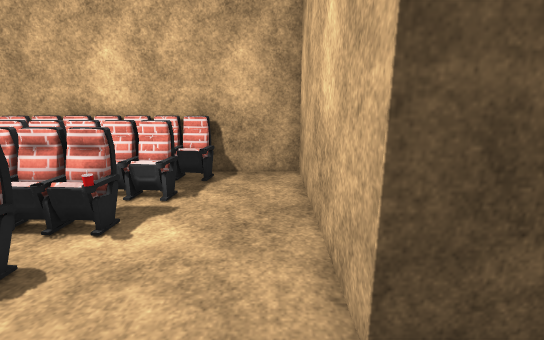
view 1 (above)

12 first-person views from a walk through a scene from a Unity 3-D project. The camera is 1.5 m above the floor, tilts 14° down and sees 85° across. The floor is counted in squares, 0.5 m on a side. Each view is taken from the middle of a square. On the plan, view 1 faces up. The plan holds only what a view shows up to about 20 squares ahead; the rest is blank. The player is left out. Surface patterns are stand-ins for the level's own textures.

view 2
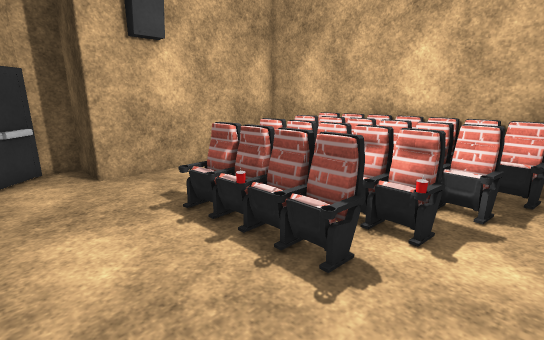

view 3
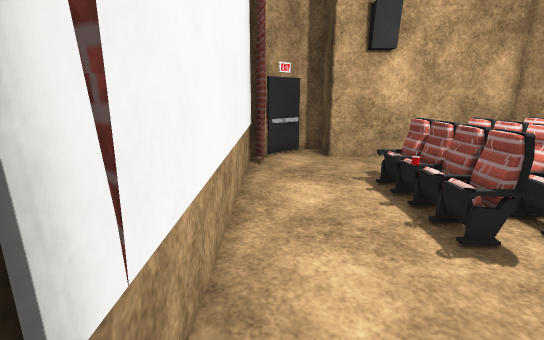

view 4
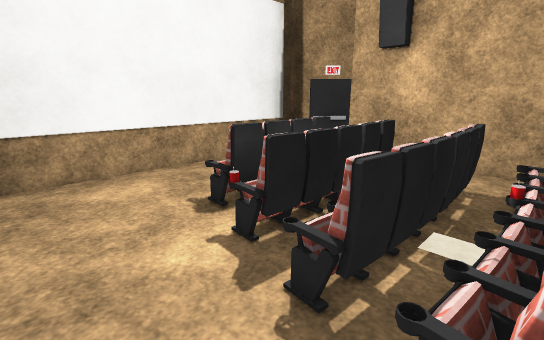

view 5
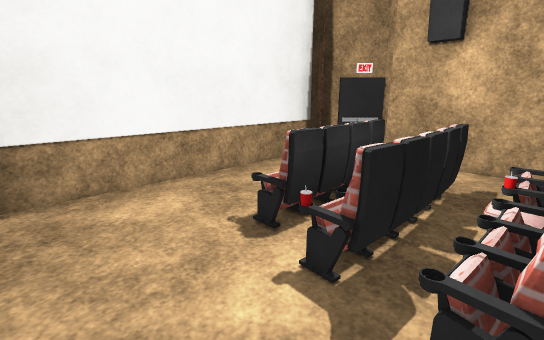

view 6
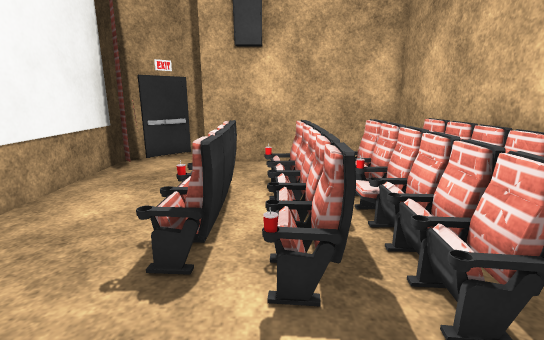

view 7
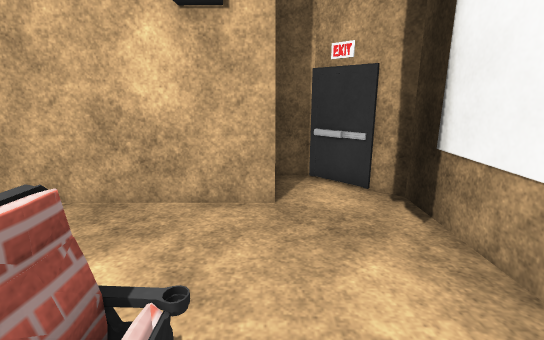

view 8
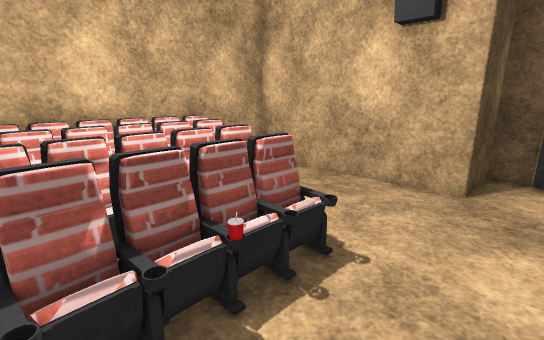

view 9
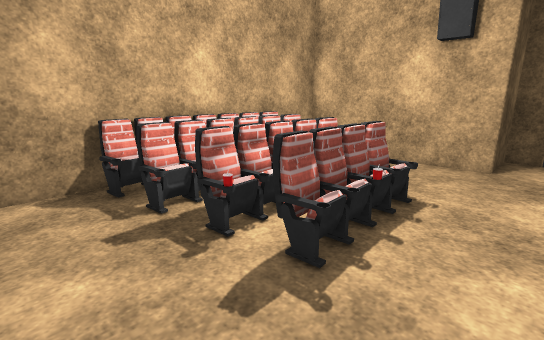

view 10
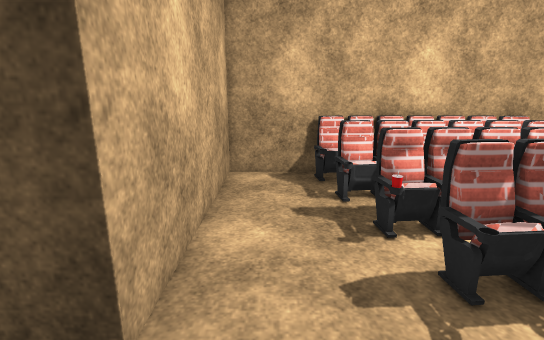

view 11
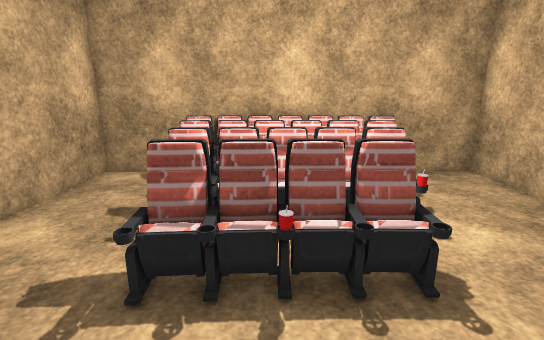

view 12
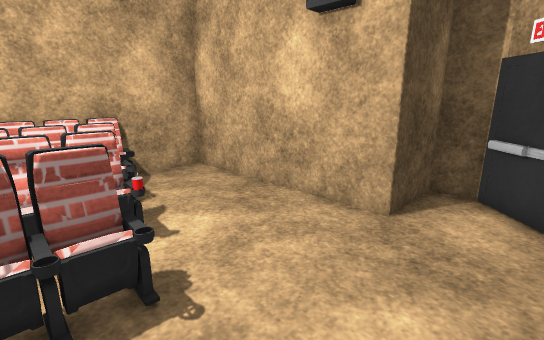

### Floor plan
Points are (right, up) in squares from view 1. A wall is a line through its corners. A room is listed if a view was taken in it or the views show most of it. See-through windows are left out.
Room 1 (views 1, 2, 3, 7, 8, 9, 10, 11, 12)
walls: (-7.3, 4.5) (-7.9, 4.5); (-8, 4.6) (-9, 4.4); (-8.4, 4.5) (-9, 4.6); (-13.7, 5.6) (-13.7, 2.9) (-16.1, 2.9) (-16.1, 1.6) (-13.5, -1) (1.6, -1) (4.1, 1.6) (4.1, 2.9) (1.1, 2.9)
low walls: (-6.6, 3.9) (-7.5, 4.1) (-8, 3.6); (-7.8, 3.9) (-8.3, 4); (-5.7, 3.7) (-6, 4.1) (-8.9, 3.9); (-6.4, 4.1) (-6.8, 3.7) (-7.1, 4); (-8, 4.1) (-8.9, 4); (-8.6, 3.8) (-9.1, 3.6); (-5.4, 4) (-5.6, 3.8); (-8.7, 4) (-8.9, 3.8) (-9, 4.1); (-5.3, 4) (-5.8, 3.9); (-8.4, 4.4) (-9, 4.4); (-4.8, 3.8) (-5.6, 4) (-6.8, 3.7); (-9.1, 4) (-9.2, 4.5); (-4.5, 4) (-4.6, 4) (-5.6, 3.8); (-4.5, 4) (-5.6, 4); (-7.5, 6.2) (-9.5, 6); (-15.8, 1.6) (-14.9, 0.7); (2.9, 0.7) (3.8, 1.6)
ways out: opening at (-1.5, 4.5) to room 2; opening at (-12, 6.5) to room 3
objects: curtain (-13, 0); chair (-9, 5)
Room 2 (views 4, 5, 6)
walls: (-6.1, 6.9) (-6.6, 6.8); (1.1, 2.9) (1.1, 11.8) (-2.1, 11.8)
low walls: (-3.2, 8.3) (-3.5, 8.4); (-3.2, 8.8) (-3.2, 8.1) (-3.6, 8.3); (-3, 9.1) (-3.1, 8.1); (-4.5, 8.5) (-5.4, 8.6); (-4.5, 4.9) (-4.5, 4); (-5.4, 6.8) (-6, 6.9); (-2.2, 11.3) (-2.3, 10.3); (-5.6, 4.5) (-4.9, 4.5); (-5.6, 4.2) (-4.6, 4.2); (-7.9, 4.5) (-7.8, 3.9)
ways out: opening at (-1.5, 4.5) to room 1; opening at (-4, 8) to room 5
objects: chair (-7, 5); chair (-6, 5); chair (-5, 5); chair (-5, 7); chair (-4, 7)
Room 3 (no view inside)
walls: (-8.1, 11.2) (-9.6, 11.1); (-7.3, 11.4) (-7.8, 11.4); (-7.1, 11.3) (-7.9, 11.2); (-6.2, 11.3) (-6.7, 11.3); (-5.8, 11.3) (-6.3, 11.3); (-4.9, 11.2) (-5.6, 11.3); (-5.1, 11.8) (-13.7, 11.8) (-13.7, 5.6)
low walls: (-9.9, 8.3) (-10, 8.9); (-9.5, 9) (-9.8, 9) (-9.8, 8.3); (-9.4, 9.2) (-9.9, 9.2); (-9.4, 6.6) (-9.3, 6); (-9.5, 6) (-9.6, 6.9); (-8.3, 6.6) (-8.2, 6.1)
ways out: opening at (-12, 6.5) to room 1
objects: other object (-10, 11); chair (-9, 7); chair (-9, 9); chair (-8, 7); chair (-8, 9); chair (-7, 7); chair (-7, 9) to (-7, 10); chair (-6, 9) to (-6, 10)
Room 4 (no view inside)
walls: (-2.1, 11.8) (-5.1, 11.8)
low walls: (-4.5, 11.2) (-4.5, 10.6); (-3.4, 10.5) (-2.5, 10.4); (-5.6, 11.3) (-5.7, 10.6); (-3.4, 9.2) (-3, 9.1)
objects: other object (-4, 11); other object (-3, 11)
Room 5 (no view inside)
walls: (-3, 8.9) (-3.6, 9)
ways out: opening at (-4, 8) to room 2
objects: chair (-5, 9); chair (-4, 9)

Positions as (right, up) in squares from view 1, and headings:
1: (0, 0), facing up
2: (-2, 0), facing up-left
3: (1, 0), facing left
4: (0, 11), facing down-left
5: (0, 9), facing down-left
6: (0, 6), facing left
7: (-7, 3), facing right
8: (-9, 1), facing up-right
9: (-13, 1), facing up-right
10: (-12, 0), facing up
11: (-7, 0), facing up
12: (-6, 0), facing up-right
